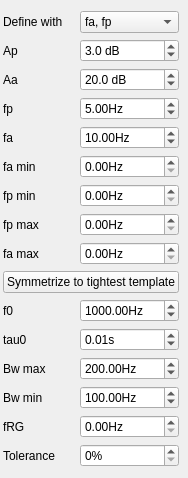
                <widget class="QWidget" name="scrollAreaWidgetContents_4">
                 <property name="geometry">
                  <rect>
                   <x>0</x>
                   <y>0</y>
                   <width>98</width>
                   <height>446</height>
                  </rect>
                 </property>
                 <property name="sizePolicy">
                  <sizepolicy hsizetype="Ignored" vsizetype="Preferred">
                   <horstretch>0</horstretch>
                   <verstretch>0</verstretch>
                  </sizepolicy>
                 </property>
                 <layout class="QGridLayout" name="gridLayout_32">
                  <property name="leftMargin">
                   <number>3</number>
                  </property>
                  <property name="rightMargin">
                   <number>9</number>
                  </property>
                  <item row="2" column="0">
                   <widget class="QLabel" name="label_aa">
                    <property name="text">
                     <string>Aa</string>
                    </property>
                   </widget>
                  </item>
                  <item row="16" column="1">
                   <widget class="QDoubleSpinBox" name="tol_box">
                    <property name="enabled">
                     <bool>true</bool>
                    </property>
                    <property name="maximumSize">
                     <size>
                      <width>16777215</width>
                      <height>24</height>
                     </size>
                    </property>
                    <property name="suffix">
                     <string>%</string>
                    </property>
                    <property name="decimals">
                     <number>0</number>
                    </property>
                    <property name="minimum">
                     <double>0.000000000000000</double>
                    </property>
                    <property name="maximum">
                     <double>100.000000000000000</double>
                    </property>
                    <property name="singleStep">
                     <double>0.500000000000000</double>
                    </property>
                   </widget>
                  </item>
                  <item row="7" column="0">
                   <widget class="QLabel" name="label_fpmax">
                    <property name="text">
                     <string>fp max</string>
                    </property>
                   </widget>
                  </item>
                  <item row="6" column="1">
                   <widget class="ScienDSpinBox" name="fp_min_box">
                    <property name="enabled">
                     <bool>true</bool>
                    </property>
                    <property name="maximumSize">
                     <size>
                      <width>16777215</width>
                      <height>24</height>
                     </size>
                    </property>
                    <property name="suffix">
                     <string>Hz</string>
                    </property>
                    <property name="maximum">
                     <double>1000000000.000000000000000</double>
                    </property>
                   </widget>
                  </item>
                  <item row="5" column="1">
                   <widget class="ScienDSpinBox" name="fa_min_box">
                    <property name="enabled">
                     <bool>true</bool>
                    </property>
                    <property name="maximumSize">
                     <size>
                      <width>16777215</width>
                      <height>24</height>
                     </size>
                    </property>
                    <property name="suffix">
                     <string>Hz</string>
                    </property>
                    <property name="maximum">
                     <double>1000000000.000000000000000</double>
                    </property>
                   </widget>
                  </item>
                  <item row="4" column="0">
                   <widget class="QLabel" name="label_fa">
                    <property name="text">
                     <string>fa</string>
                    </property>
                   </widget>
                  </item>
                  <item row="3" column="1">
                   <widget class="ScienDSpinBox" name="fp_box">
                    <property name="enabled">
                     <bool>true</bool>
                    </property>
                    <property name="maximumSize">
                     <size>
                      <width>16777215</width>
                      <height>24</height>
                     </size>
                    </property>
                    <property name="suffix">
                     <string>Hz</string>
                    </property>
                    <property name="decimals">
                     <number>2</number>
                    </property>
                    <property name="maximum">
                     <double>1000000000.000000000000000</double>
                    </property>
                    <property name="value">
                     <double>5.000000000000000</double>
                    </property>
                   </widget>
                  </item>
                  <item row="4" column="1">
                   <widget class="ScienDSpinBox" name="fa_box">
                    <property name="enabled">
                     <bool>true</bool>
                    </property>
                    <property name="maximumSize">
                     <size>
                      <width>16777215</width>
                      <height>24</height>
                     </size>
                    </property>
                    <property name="suffix">
                     <string>Hz</string>
                    </property>
                    <property name="decimals">
                     <number>2</number>
                    </property>
                    <property name="maximum">
                     <double>1000000000.000000000000000</double>
                    </property>
                    <property name="value">
                     <double>10.000000000000000</double>
                    </property>
                   </widget>
                  </item>
                  <item row="13" column="0">
                   <widget class="QLabel" name="label_bwmin">
                    <property name="text">
                     <string>Bw min</string>
                    </property>
                   </widget>
                  </item>
                  <item row="12" column="1">
                   <widget class="ScienDSpinBox" name="bw_max_box">
                    <property name="enabled">
                     <bool>true</bool>
                    </property>
                    <property name="maximumSize">
                     <size>
                      <width>16777215</width>
                      <height>24</height>
                     </size>
                    </property>
                    <property name="suffix">
                     <string>Hz</string>
                    </property>
                    <property name="maximum">
                     <double>100000000.000000000000000</double>
                    </property>
                    <property name="singleStep">
                     <double>1.000000000000000</double>
                    </property>
                    <property name="value">
                     <double>200.000000000000000</double>
                    </property>
                   </widget>
                  </item>
                  <item row="13" column="1">
                   <widget class="ScienDSpinBox" name="bw_min_box">
                    <property name="enabled">
                     <bool>true</bool>
                    </property>
                    <property name="maximumSize">
                     <size>
                      <width>16777215</width>
                      <height>24</height>
                     </size>
                    </property>
                    <property name="suffix">
                     <string>Hz</string>
                    </property>
                    <property name="maximum">
                     <double>100000000.000000000000000</double>
                    </property>
                    <property name="value">
                     <double>100.000000000000000</double>
                    </property>
                   </widget>
                  </item>
                  <item row="8" column="0">
                   <widget class="QLabel" name="label_famax">
                    <property name="text">
                     <string>fa max</string>
                    </property>
                   </widget>
                  </item>
                  <item row="1" column="1">
                   <widget class="QDoubleSpinBox" name="ap_box">
                    <property name="enabled">
                     <bool>true</bool>
                    </property>
                    <property name="maximumSize">
                     <size>
                      <width>16777215</width>
                      <height>24</height>
                     </size>
                    </property>
                    <property name="contextMenuPolicy">
                     <enum>Qt::DefaultContextMenu</enum>
                    </property>
                    <property name="prefix">
                     <string/>
                    </property>
                    <property name="suffix">
                     <string> dB</string>
                    </property>
                    <property name="decimals">
                     <number>1</number>
                    </property>
                    <property name="minimum">
                     <double>0.000000000000000</double>
                    </property>
                    <property name="maximum">
                     <double>1000.000000000000000</double>
                    </property>
                    <property name="value">
                     <double>3.000000000000000</double>
                    </property>
                   </widget>
                  </item>
                  <item row="11" column="0">
                   <widget class="QLabel" name="label_tau0">
                    <property name="text">
                     <string>tau0</string>
                    </property>
                   </widget>
                  </item>
                  <item row="5" column="0">
                   <widget class="QLabel" name="label_famin">
                    <property name="text">
                     <string>fa min</string>
                    </property>
                   </widget>
                  </item>
                  <item row="7" column="1">
                   <widget class="ScienDSpinBox" name="fp_max_box">
                    <property name="enabled">
                     <bool>true</bool>
                    </property>
                    <property name="maximumSize">
                     <size>
                      <width>16777215</width>
                      <height>24</height>
                     </size>
                    </property>
                    <property name="suffix">
                     <string>Hz</string>
                    </property>
                    <property name="maximum">
                     <double>1000000000.000000000000000</double>
                    </property>
                   </widget>
                  </item>
                  <item row="0" column="1">
                   <widget class="QComboBox" name="define_with_box">
                    <property name="enabled">
                     <bool>true</bool>
                    </property>
                    <item>
                     <property name="text">
                      <string>fa, fp</string>
                     </property>
                    </item>
                    <item>
                     <property name="text">
                      <string>f0, Bw</string>
                     </property>
                    </item>
                   </widget>
                  </item>
                  <item row="3" column="0">
                   <widget class="QLabel" name="label_fp">
                    <property name="text">
                     <string>fp</string>
                    </property>
                   </widget>
                  </item>
                  <item row="2" column="1">
                   <widget class="QDoubleSpinBox" name="aa_box">
                    <property name="enabled">
                     <bool>true</bool>
                    </property>
                    <property name="maximumSize">
                     <size>
                      <width>16777215</width>
                      <height>24</height>
                     </size>
                    </property>
                    <property name="prefix">
                     <string/>
                    </property>
                    <property name="suffix">
                     <string> dB</string>
                    </property>
                    <property name="decimals">
                     <number>1</number>
                    </property>
                    <property name="minimum">
                     <double>0.000000000000000</double>
                    </property>
                    <property name="maximum">
                     <double>1000.000000000000000</double>
                    </property>
                    <property name="value">
                     <double>20.000000000000000</double>
                    </property>
                   </widget>
                  </item>
                  <item row="15" column="1">
                   <widget class="ScienDSpinBox" name="frg_box">
                    <property name="enabled">
                     <bool>true</bool>
                    </property>
                    <property name="maximumSize">
                     <size>
                      <width>16777215</width>
                      <height>24</height>
                     </size>
                    </property>
                    <property name="suffix">
                     <string>Hz</string>
                    </property>
                    <property name="maximum">
                     <double>100000000.000000000000000</double>
                    </property>
                    <property name="singleStep">
                     <double>1.000000000000000</double>
                    </property>
                   </widget>
                  </item>
                  <item row="12" column="0">
                   <widget class="QLabel" name="label_bwmax">
                    <property name="text">
                     <string>Bw max</string>
                    </property>
                   </widget>
                  </item>
                  <item row="15" column="0">
                   <widget class="QLabel" name="label_fRG">
                    <property name="text">
                     <string>fRG</string>
                    </property>
                   </widget>
                  </item>
                  <item row="10" column="0">
                   <widget class="QLabel" name="label_f0">
                    <property name="text">
                     <string>f0</string>
                    </property>
                   </widget>
                  </item>
                  <item row="6" column="0">
                   <widget class="QLabel" name="label_fpmin">
                    <property name="text">
                     <string>fp min</string>
                    </property>
                   </widget>
                  </item>
                  <item row="11" column="1">
                   <widget class="ScienDSpinBox" name="tau0_box">
                    <property name="enabled">
                     <bool>true</bool>
                    </property>
                    <property name="maximumSize">
                     <size>
                      <width>16777215</width>
                      <height>24</height>
                     </size>
                    </property>
                    <property name="suffix">
                     <string>s</string>
                    </property>
                    <property name="maximum">
                     <double>100.000000000000000</double>
                    </property>
                    <property name="singleStep">
                     <double>1.000000000000000</double>
                    </property>
                    <property name="value">
                     <double>0.010000000000000</double>
                    </property>
                   </widget>
                  </item>
                  <item row="10" column="1">
                   <widget class="ScienDSpinBox" name="f0_box">
                    <property name="enabled">
                     <bool>true</bool>
                    </property>
                    <property name="maximumSize">
                     <size>
                      <width>16777215</width>
                      <height>24</height>
                     </size>
                    </property>
                    <property name="suffix">
                     <string>Hz</string>
                    </property>
                    <property name="minimum">
                     <double>0.000000000000000</double>
                    </property>
                    <property name="maximum">
                     <double>1000000000.000000000000000</double>
                    </property>
                    <property name="singleStep">
                     <double>1.000000000000000</double>
                    </property>
                    <property name="value">
                     <double>1000.000000000000000</double>
                    </property>
                   </widget>
                  </item>
                  <item row="1" column="0">
                   <widget class="QLabel" name="label_ap">
                    <property name="text">
                     <string>Ap</string>
                    </property>
                   </widget>
                  </item>
                  <item row="8" column="1">
                   <widget class="ScienDSpinBox" name="fa_max_box">
                    <property name="enabled">
                     <bool>true</bool>
                    </property>
                    <property name="maximumSize">
                     <size>
                      <width>16777215</width>
                      <height>24</height>
                     </size>
                    </property>
                    <property name="suffix">
                     <string>Hz</string>
                    </property>
                    <property name="maximum">
                     <double>1000000000.000000000000000</double>
                    </property>
                    <property name="singleStep">
                     <double>1.000000000000000</double>
                    </property>
                   </widget>
                  </item>
                  <item row="16" column="0">
                   <widget class="QLabel" name="label_tolerance">
                    <property name="text">
                     <string>Tolerance</string>
                    </property>
                   </widget>
                  </item>
                  <item row="0" column="0">
                   <widget class="QLabel" name="label_definewith">
                    <property name="text">
                     <string>Define with</string>
                    </property>
                   </widget>
                  </item>
                  <item row="9" column="0" colspan="2">
                   <widget class="QPushButton" name="symmetrize_btn">
                    <property name="text">
                     <string>Symmetrize to tightest template</string>
                    </property>
                   </widget>
                  </item>
                 </layout>
                </widget>
